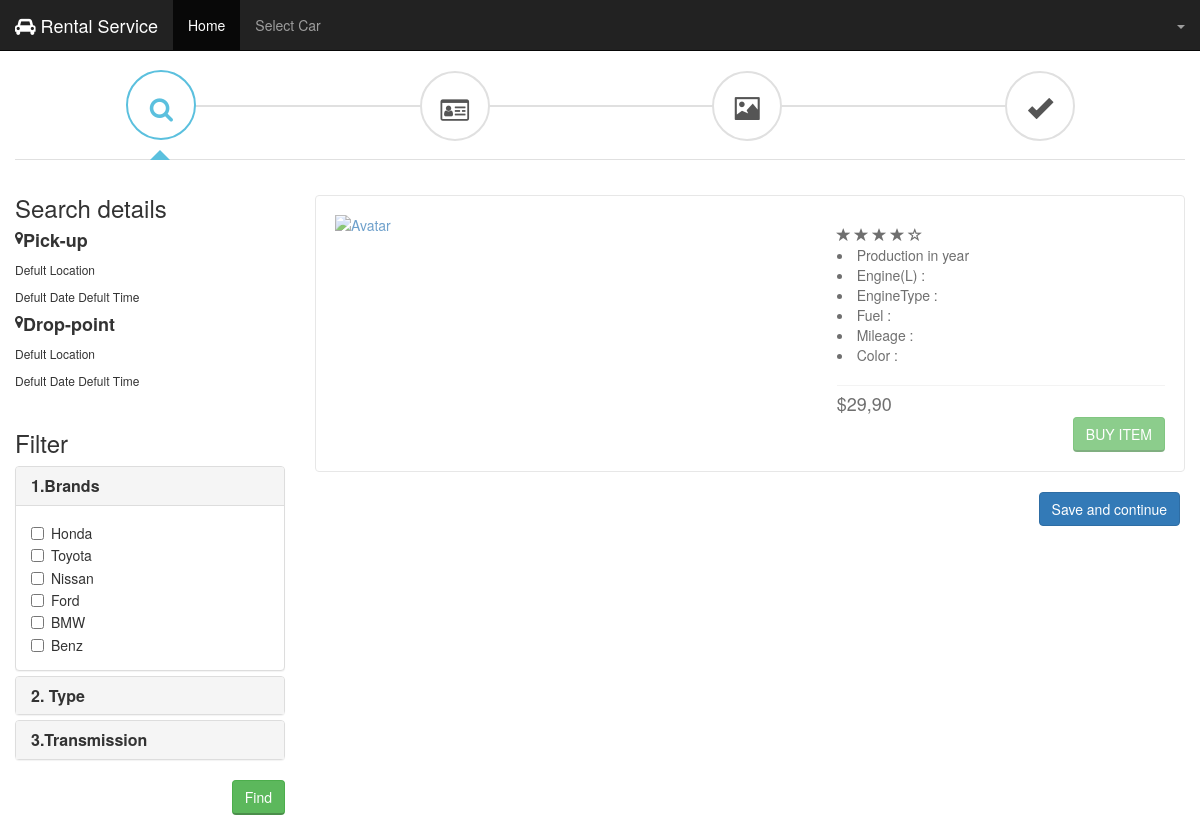
Page /Rentalservice/content.php on the earlier database version.
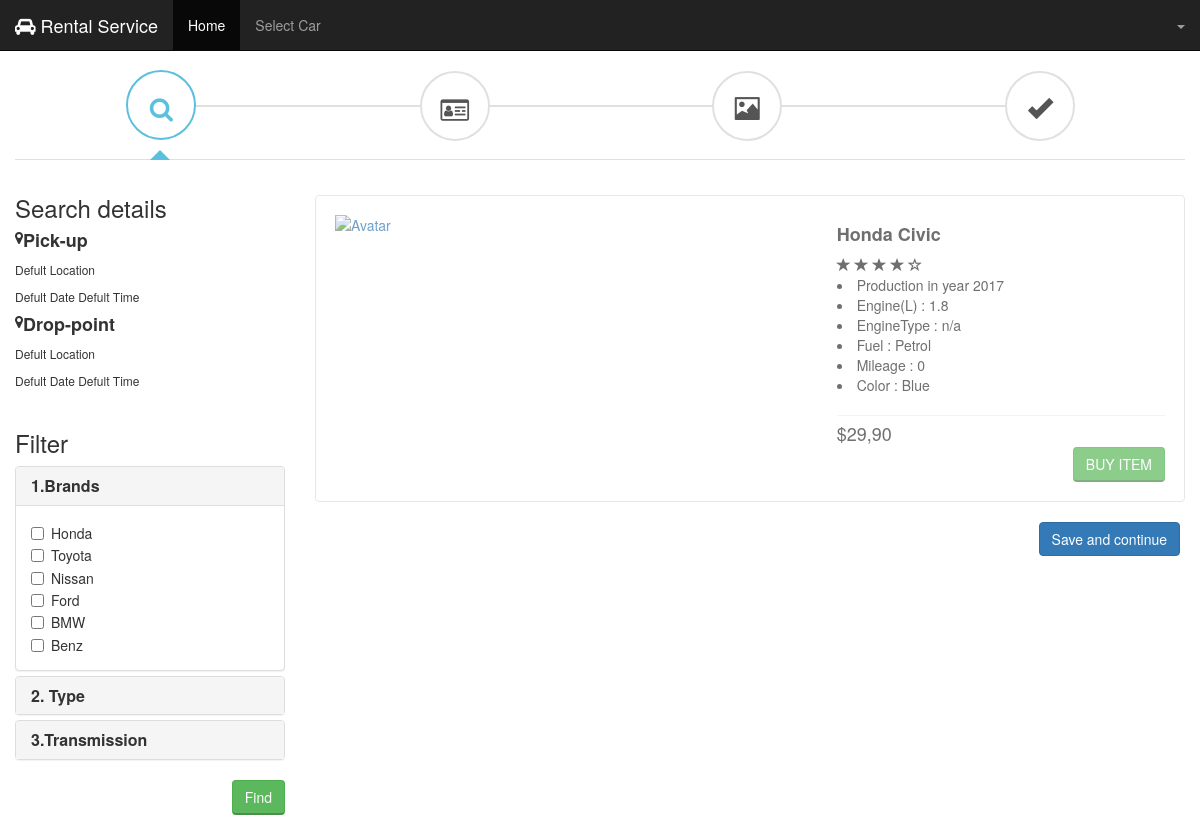
Same page on the later database version.
### tables this page shows
CREATE TABLE `car` (
  `id` int(11) NOT NULL,
  `category_id` int(11) NOT NULL,
  `brand` varchar(255) NOT NULL,
  `model` varchar(255) NOT NULL,
  `production_year` int(11) NOT NULL,
  `engine` float NOT NULL,
  `engine type` varchar(255) NOT NULL,
  `fuel` varchar(255) NOT NULL,
  `mileage` int(11) NOT NULL,
  `color` varchar(255) NOT NULL,
  `pic` varchar(255) DEFAULT NULL
);

### Rentalservice/content.php (the view, shortened to what this page needs)
<?php
    if(@$_POST['slocated'] != NULL ) $slocated = $_POST['slocated'];
    else $slocated = "Defult Location";
    if(@$_POST['elocated'] != NULL ) $elocated = $_POST['elocated'];
    else $elocated = "Defult Location";
    if(@$_POST['sdate'] != NULL ) $sdate = $_POST['sdate'];
    else $sdate = "Defult Date";
    if(@$_POST['edate'] != NULL ) $edate = $_POST['edate'];
    else $edate = "Defult Date";
    if(@$_POST['stime'] != NULL ) $stime = $_POST['stime'];
    else $stime = "Defult Time";
    if(@$_POST['etime'] != NULL ) $etime = $_POST['etime'];
    else $etime = "Defult Time";
    $link = mysqli_connect("localhost", "root", "", "Car_Rental_System");
	$sql = "SELECT *  FROM car
				WHERE id = '8' ";
	$result = mysqli_query($link, $sql);
	if(mysqli_num_rows($result) > 0) {
		while($data = mysqli_fetch_array($result)) {
			$cBrand = $data[2];
            $cModel = $data[3];
            $cYear = $data[4];
            $cEngine = $data[5];
            $cType = $data[6];
            $cFuel = $data[7];
            $cMile = $data[8];
            $cColor = $data[9];
            $cPic = explode('-',$data[10]);
		}
	}
?>
<!DOCTYPE html>
<html lang="en">
<head>
    <link href="../css/bootstrap.min.css" rel="stylesheet">
    <link href="../font-awesome/css/font-awesome.min.css" rel="stylesheet">
    <link href="../css/content.css" rel="stylesheet">
</head>
<body>
    <nav class="navbar navbar-inverse navbar-fixed-top" role="navigation">
        <div class="container-fluid">
            <div class="navbar-header">
                <a class="navbar-brand" href=""><i class="fa fa-car w3-margin-right"></i>  Rental Service</a>
            </div>
            <div id="navbar" class="collapse navbar-collapse">
                <ul class="nav navbar-nav">
                    <li class="active"><a href="">Home</a></li>
                    <li><a href="/selectcar/index.html">Select Car</a></li>
                </ul>
                <ul class="nav navbar-nav navbar-right">
                    <li class="dropdown">
                        <a href="" class="dropdown-toggle" id="profile" data-toggle="dropdown">
                            <?php echo $_SESSION['lastname']."   " ?><span class="caret"></span></a>
                    </li>
                </ul>
            </div>
        </div>
    </nav>
    <div class="container">
        <div class="row">
            <section>
                <div class="wizard">
                    <div class="wizard-inner">
                        <div class="connecting-line"></div>
                        <ul class="nav nav-tabs" role="tablist">
                            <li role="presentation" class="active">
                                <a href="#step1" data-toggle="tab" aria-controls="step1" role="tab" title="Step 1">
                                    <span class="round-tab">
                                <i class="fa fa-search"></i>
                            </span>
                                </a>
                            </li>
                            <li role="presentation" class="disabled">
                                <a href="#step2" data-toggle="tab" aria-controls="step2" role="tab" title="Step 2">
                                    <span class="round-tab">
                                <i class="fa fa-id-card-o"></i>
                            </span>
                                </a>
                            </li>
                            <li role="presentation" class="disabled">
                                <a href="#step3" data-toggle="tab" aria-controls="step3" role="tab" title="Step 3">
                                    <span class="round-tab">
                                <i class="glyphicon glyphicon-picture"></i>
                            </span>
                                </a>
                            </li>
                            <li role="presentation" class="disabled">
                                <a href="#complete" data-toggle="tab" aria-controls="complete" role="tab" title="Complete">
                                    <span class="round-tab">
                                <i class="glyphicon glyphicon-ok"></i>
                            </span>
                                </a>
                            </li>
                        </ul>
                    </div>
                    <form role="form">
                        <div class="tab-content">
                            <div class="tab-pane active" role="tabpanel" id="step1">
                                <div class="row">
                                    <div class="col-md-3">
                                        <div class="sub-content">
                                            <h3>Search details</h3>
                                            <div>
                                                <i class="fa fa-map-marker" aria-hidden="true" style="float:left;"></i>
                                                <h4 style="margin-top:0px">Pick-up</h4>
                                                <div>
                                                    <p> <?php echo $slocated ?> </p>
                                                    <p> <?php echo $sdate." ".$stime ?> </p>
                                                </div>
                                            </div>
                                            <div>
                                                <i class="fa fa-map-marker" aria-hidden="true" style="float:left;"></i>
                                                <h4 style="margin-top:0px">Drop-point</h4>
                                                <div>
                                                    <p> <?php echo $elocated ?> </p>
                                                    <p> <?php echo $edate." ".$etime ?> </p>
                                                </div>
                                            </div>
                                        </div>
                                        <div class="sub-content">
                                            <h3>Filter</h3>
                                            <div class="panel-group" id="accordion">
                                                <div class="panel panel-default">
                                                    <div class="panel-heading">
                                                        <h4 class="panel-title">
                                                            <a data-toggle="collapse" data-parent="#accordion" href="#collapseOne">1.Brands</a>
                                                        </h4>
                                                    </div>
                                                    <div id="collapseOne" class="panel-collapse collapse in">
                                                        <div class="panel-body">
                                                            <div class="checkbox-position">
                                                                <label class="checkbox-inline"><input type="checkbox" value="">Honda</label>
                                                            </div>
                                                            <div class="checkbox-position">
                                                                <label class="checkbox-inline"><input type="checkbox" value="">Toyota</label>
                                                            </div>
                                                            <div class="checkbox-position">
                                                                <label class="checkbox-inline"><input type="checkbox" value="">Nissan</label>
                                                            </div>
                                                            <div class="checkbox-position">
                                                                <label class="checkbox-inline"><input type="checkbox" value="">Ford</label>
                                                            </div>
                                                            <div class="checkbox-position">
                                                                <label class="checkbox-inline"><input type="checkbox" value="">BMW</label>
                                                            </div>
                                                            <div class="checkbox-position">
                                                                <label class="checkbox-inline"><input type="checkbox" value="">Benz</label>
                                                            </div>
                                                        </div>
                                                    </div>
                                                </div>
                                                <div class="panel panel-default">
                                                    <div class="panel-heading">
                                                        <h4 class="panel-title">
                                                            <a data-toggle="collapse" data-parent="#accordion" href="#collapseTwo">2. Type</a>
                                                        </h4>
                                                    </div>
                                                </div>
                                                <div class="panel panel-default">
                                                    <div class="panel-heading">
                                                        <h4 class="panel-title">
                                                            <a data-toggle="collapse" data-parent="#accordion" href="#collapseThree">3.Transmission</a>
                                                        </h4>
                                                    </div>
                                                </div>
                                            </div>
                                            <button class="btn btn-success right"> Find</button>
                                        </div>
                                    </div>
                                    <div class="col-md-9">
                                        <div class="thumbnail">
                                            <div class="clearfix card-detail">
                                                <div class="col-md-7 ">
                                                    <div class="product-img">
                                                        <a href="#">
                                                            <img class="product-img-src" src="pic/<?php echo $cPic[0] ?>.png" alt="Avatar" class="image">
                                                        </a>
                                                    </div>
                                                </div>
                                                <div class="col-md-5">
                                                    <h4><?php echo $cBrand." ".$cModel ?></h4>
                                                    <div class="ratings">
                                                        <span class="glyphicon glyphicon-star"></span>
                                                        <span class="glyphicon glyphicon-star"></span>
                                                        <span class="glyphicon glyphicon-star"></span>
                                                        <span class="glyphicon glyphicon-star"></span>
                                                        <span class="glyphicon glyphicon-star-empty"></span>
                                                    </div>
                                                    <li> Production in year <?php echo $cYear ?> </li>
                                                    <li> Engine(L) : <?php echo $cEngine ?> </li>
                                                    <li> EngineType : <?php echo $cType ?> </li>
                                                    <li> Fuel : <?php echo $cFuel ?> </li>
                                                    <li> Mileage : <?php echo $cMile ?> </li>
                                                    <li> Color : <?php echo $cColor ?> </li>
                                                    <hr class="line">
                                                    <p class="price">$29,90</p>
                                                    <button class="btn btn-success right"> BUY ITEM</button>
                                                </div>
                                            </div>
                                        </div>
                                        <ul class="list-inline pull-right">
                                            <li><button type="button" class="btn btn-primary next-step">Save and continue</button></li>
                                        </ul>
                                    </div>
                                </div>
                            </div>
                        </div>
                    </form>
                </div>
            </section>
        </div>
    </div>
</body>
</body>
</html>

### css/content.css (style rules this page uses)
.wizard { margin: 20px auto; background: #fff; }
.tab-content { margin: 20px auto; }
.wizard .nav-tabs { position: relative; margin: 50px auto; margin-bottom: 0; border-bottom-color: #e0e0e0; }
.wizard>div.wizard-inner { position: relative; }
.connecting-line { height: 2px; background: #e0e0e0; position: absolute; width: 80%; margin: 0 auto; left: 0; right: 0; top: 50%; z-index: 1; }
.wizard .nav-tabs>li.active>a, .wizard .nav-tabs>li.active>a:hover, .wizard .nav-tabs>li.active>a:focus { color: #555555; cursor: default; border: 0; border-bottom-color: transparent; }
span.round-tab { width: 70px; height: 70px; line-height: 70px; display: inline-block; border-radius: 100px; background: #fff; border: 2px solid #e0e0e0; z-index: 2; position: absolute; left: 0; text-align: center; font-size: 25px; }
span.round-tab i { color: #555555; }
.wizard li.active span.round-tab { background: #fff; border: 2px solid #5bc0de; }
.wizard li.active span.round-tab i { color: #5bc0de; }
.wizard .nav-tabs>li { width: 25%; }
.wizard li:after { content: " "; position: absolute; left: 46%; opacity: 0; margin: 0 auto; bottom: 0px; border: 5px solid transparent; border-bottom-color: #5bc0de; transition: 0.1s ease-in-out; }
.wizard li.active:after { content: " "; position: absolute; left: 46%; opacity: 1; margin: 0 auto; bottom: 0px; border: 10px solid transparent; border-bottom-color: #5bc0de; }
.wizard .nav-tabs>li a { width: 70px; height: 70px; margin: 20px auto; border-radius: 100%; padding: 0; }
.wizard .tab-pane { position: relative; padding-top: 15px; }
.wizard h3 { margin-top: 0; }
h4 { font-weight: 600; }
p { font-size: 12px; margin-top: 5px; }
.price { font-size: 18px; margin: 0 auto; color: #333; }
.right { float: right; border-bottom: 2px solid #4B8E4B; }
.thumbnail { opacity: 0.70; -webkit-transition: all 0.5s; transition: all 0.5s; }
.line { margin-bottom: 5px; }
.sub-content { margin-bottom: 40px; }
.checkbox-position { width: 100%; }
.card-detail { margin-top: 15px; margin-bottom: 15px; }
.product-img { position: relative; }
.product-img-src { display: block; width: 100%; height: auto; }

Differences in the rows shown:
added car: brand "Honda", model "Civic", production_year "2017", engine "1.8", engine type "n/a", fuel "Petrol", mileage "0", color "Blue"
